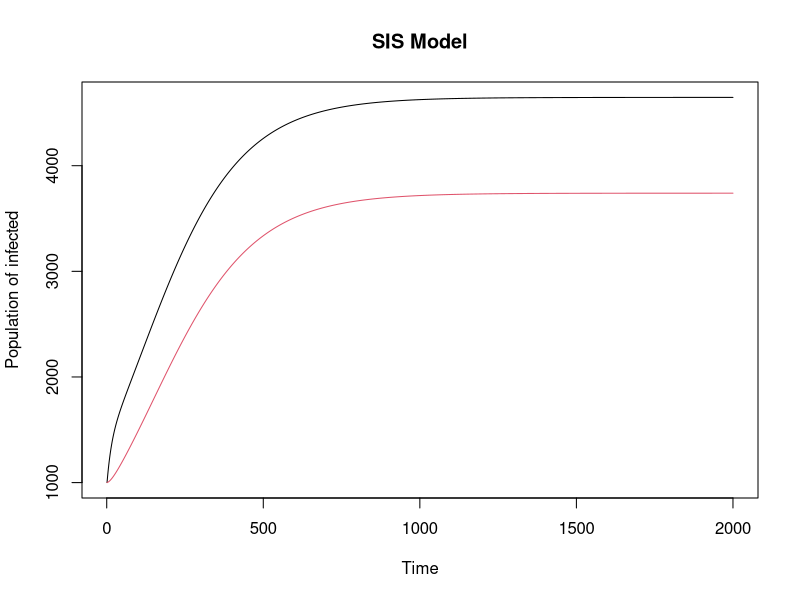

R code for this plot:
alpham<-0.000006
alphaf<-0.0000009
gammam<-0.05
gammaf<-0.007
Sm<-14000
Sf<-9000
Im<-1000
If<-1000
Sm.hist<-c()
Im.hist<-c()
Sf.hist<-c()
If.hist<-c()
for (day in 1:2000) {
    Sm.hist[day]<-Sm
    Im.hist[day]<-Im
    Sf.hist[day]<-Sf
    If.hist[day]<-If
    delta.Sm<-(gammam*Im-alpham*Sm*If)
    delta.Im<-(alpham*Sm*If-gammam*Im)
    delta.Sf<-(gammaf*If-alphaf*Sf*Im)
    delta.If<-(alphaf*Sf*Im-gammaf*If)
    Sm<-Sm+delta.Sm
    Im<-Im+delta.Im
    Sf<-Sf+delta.Sf
    If<-If+delta.If
    ## Ensure S,I,R > 0
    Sm<-max(Sm,0) 
    Im<-max(Im,0)
    Sf<-max(Sf,0)
    If<-max(If,0)
}


plot(Im.hist,type="l",ylab="Population of infected", xlab="Time",main="SIS Model")
lines(If.hist,col=2)


